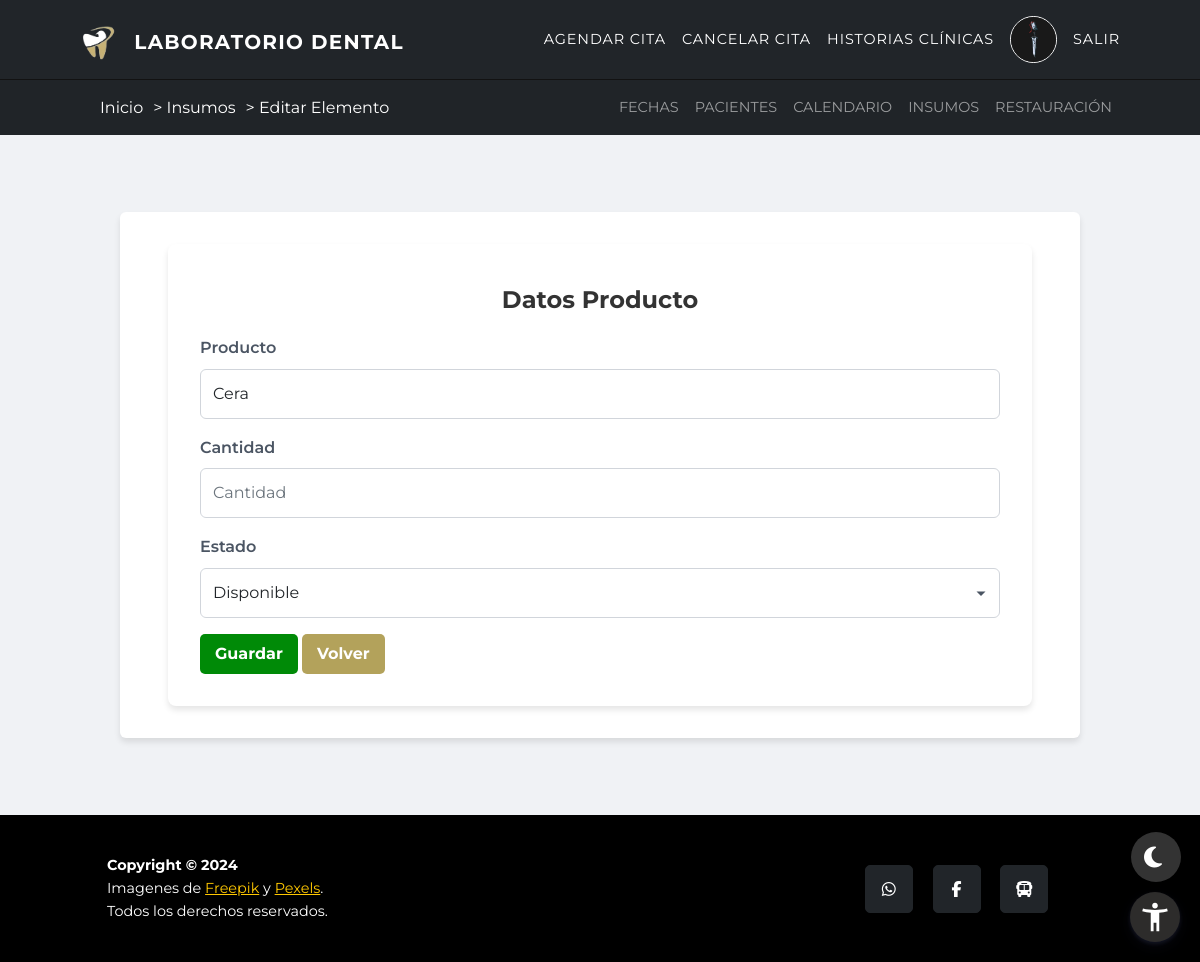
The app's page /editar-elementos/1 (signed in) with its own data.
### inicio/models.py (models this page shows, shortened)
class UserProfile(AbstractBaseUser, PermissionsMixin):
    TIPO_CHOICES = (
        (1, 'T.I'),
        (2, 'C.C'),
        (3, 'C.E'),
        (4, 'C.I'),
    )
    tipo = models.PositiveSmallIntegerField(choices=TIPO_CHOICES, default=2)
    documento = models.IntegerField(unique=True, validators=[validate_document_length])
    nombre = models.CharField(max_length=50)
    imagen = models.ImageField(upload_to='imagenes/', blank=True, null=True)
    direccion = models.CharField(max_length=100, null=True, blank=True)
    correo = models.EmailField(max_length=100, null=True, blank=True)
    ocupacion = models.CharField(max_length=50, null=True, blank=True)
    celular = models.CharField(max_length=15, null=True, blank=True)
    acudiente = models.CharField(max_length=50, null=True, blank=True)
    edad = models.PositiveSmallIntegerField(null=True, blank=True)
    is_active = models.BooleanField(default=True, null=True, blank=True)
    is_admin = models.BooleanField(default=False, null=True, blank=True)
    is_superuser = models.BooleanField(default=False, null=True, blank=True)
    is_staff = models.BooleanField(default=False)
    objects = UserProfileManager()
    USERNAME_FIELD = 'documento'
    REQUIRED_FIELDS = ['nombre', 'correo']

class Inventario(models.Model):
    ESTADO = (
        (1, 'Disponible'),
        (2, 'Agotado'),
    )
    producto = models.CharField(max_length=150, blank=True)
    cantidad = models.FloatField(default=0, validators=[MinValueValidator(0)])
    estado = models.PositiveSmallIntegerField(choices=ESTADO, default=1)

### inventario/views.py (the view)
# urls.py: path('editar-elementos/<int:id>', views.editarelementos, name="editarelementos"),
@never_cache
@login_required(login_url='acceso_denegado')
@user_passes_test(traer.es_superusuario, login_url='acceso_denegado')
def editarelementos(request, id):
    form_edelem = Inventario.objects.get(id=id)
    if request.method == 'POST':
        form = InventarioForm(request.POST, request.FILES, instance=form_edelem)
        if form.is_valid():
            form.save()
            return redirect('listelementos')
    else:
        form = InventarioForm(instance=form_edelem)
    return render(request, 'editarelementos.html', {'form': form})

### inicio/forms.py
class InventarioForm(forms.ModelForm):
    class Meta:
        model = Inventario
        fields = ['producto', 'cantidad', 'estado']
    estado = forms.ChoiceField(choices=Inventario.ESTADO)

### inicio/views.py (called while the page is built)
def es_superusuario(user):
    return user.is_superuser

### inventario/templates/editarelementos.html (shortened to what this page needs)
{% extends 'inicio.html' %}
{% load static %}
{% block titulo %}
<a href="{% url 'listelementos' %}" data-tooltip="Volver a la lista de inventario">Insumos</a>&gt; Editar Elemento
{% endblock %}
{% block extra_css %}
<link rel="stylesheet" href="{% static 'css/crear_elemento.css' %}?v2.1">
{% endblock %}
{% block content %}
<div class="historia">
    <div class="card">
        <div class="card-body">
            <h4 class="card-title" data-tooltip="Modifique los detalles del insumo">Datos Producto</h4>
            {% include 'formselementos.html' %}
        </div>
    </div>
</div>
{% endblock %}

### inicio/templates/inicio.html (shortened to what this page needs)
{% load static %}
<!DOCTYPE html>
<html lang="es">
<head>
  <link rel="stylesheet" href="https://cdn.jsdelivr.net/npm/bootstrap@5.3.2/dist/css/bootstrap.min.css"
 />
  <link rel="stylesheet" href="https://cdn.jsdelivr.net/npm/flatpickr/dist/flatpickr.min.css">
  <link rel="stylesheet" href="https://cdnjs.cloudflare.com/ajax/libs/font-awesome/6.5.2/css/all.min.css" />
  <link rel="stylesheet" href="https://cdn.jsdelivr.net/npm/sweetalert2@11.0.19/dist/sweetalert2.min.css" />
  <link rel="stylesheet" href="https://cdn.datatables.net/2.1.6/css/dataTables.jqueryui.min.css" />
  <link rel="stylesheet" href="https://cdn.datatables.net/2.1.6/css/dataTables.dataTables.min.css" />
  <link rel="stylesheet" href="https://cdn.datatables.net/buttons/3.1.2/css/buttons.dataTables.min.css" />
  <link rel="stylesheet" href="{% static 'css/inicio_dashboard2.css' %}?v3.3" />
  <link rel="stylesheet" href="{% static 'css/styles.css' %}?v2.9" />
  <link rel="stylesheet" href="{% static 'css/tablas.css' %}?v3.3">
  <link rel="stylesheet" href="{% static 'css/custom.css' %}?v1.9">
  <link rel="stylesheet" href="{% static 'css/dark_mode.css' %}?v2.4">
  <link rel="stylesheet" href="{% static 'css/htmlInicio.css' %}?v1.2">
  {% block extra_css %} {% endblock %}
</head>
<body id="page-top">
  <div class="menu">
    <nav class="navbar2 navbar-expand-lg navbar-dark fixed-top navbar-shrink" id="mainNav">
      <div class="container">
        <a class="navbar-brand d-flex align-items-center" href="{% url 'dashboard' %}"
          data-tooltip="Ir al Tablero Principal">
          <img src="{% static 'img/logo.png' %}" alt="Logo" class="img-fluid" style="max-height: 40px; width: auto;">
          <span class="labo ms-2 d-none d-sm-inline">LABORATORIO DENTAL</span>
        </a>
        <div class="collapse navbar-collapse" id="navbarResponsiveCombined">
          <ul class="navbar-nav text-uppercase ms-auto py-4 py-lg-0">
            <li class="nav-item">
              <a class="nav-link" href="{% url 'crearcitas' %}" data-tooltip="Programar una nueva cita">
                Agendar Cita
              </a>
            </li>
            <li class="nav-item">
              <a class="nav-link" href="{% url 'listcitas' %}" data-tooltip="Ver y cancelar citas existentes">
                Cancelar Cita
              </a>
            </li>
            <li class="nav-item">
              <a class="nav-link" href="{% url 'listhistorias' %}" data-tooltip="Acceder a historias clínicas">
                Historias Clínicas
              </a>
            </li>
            <li class="nav-item">
              <div class="profile-dropdown">
                <div onclick="toggle()" class="profile-dropdown-btn">
                  <a href="{% url 'configuracion' id=user.id %}" data-tooltip="Ver perfil y configuración">
                    <div class="profile-img">
                      {% if user.imagen %}
                      <img src="{{ user.imagen.url }}" alt="Profile Image" />
                      {% else %}
                      <img src="{% static 'img/user.png' %}" alt="Default Profile Image" />
                      {% endif %}
                    </div>
                  </a>
                </div>
              </div>
            </li>
            <li class="nav-item">
              <form method="post" action="{% url 'signout' %}" id="logout-form" style="display: inline">
                <a class="nav-link" href="#"
                  onclick="event.preventDefault(); document.getElementById('logout-form').submit();"
                  data-tooltip="Cerrar sesión">
                  Salir
                </a>
              </form>
            </li>
          </ul>
        </div>
      </div>
    </nav>
    <nav class="navbar navbar-expand-lg navbar-dark fixed-top second-navbar d-none d-lg-block">
      <div class="collapse navbar-collapse" id="navbarResponsive">
        <div class="container d-flex justify-content-center">
          <p id="home2">
          <div class="breadcrumbs">
            <a href="{% url 'dashboard' %}" data-tooltip="Volver al inicio">Inicio</a>&gt;&nbsp;
            {% block titulo %} {% endblock %}
          </div>
          </p>
          {% if user.is_superuser %}
          <ul class="navbar-nav text-uppercase ms-auto py-4 py-lg-0 d-flex justify-content-center">
            <li class="nav-item">
              <a class="nav-link" href="{% url 'listfechas' %}" data-tooltip="Gestionar fechas disponibles">Fechas</a>
            </li>
            <li class="nav-item">
              <a class="nav-link" href="{% url 'listcuentas' %}" data-tooltip="Ver lista de pacientes">Pacientes</a>
            </li>
            <li class="nav-item">
              <a class="nav-link" href="{% url 'calendario' %}" data-tooltip="Ver calendario de citas">Calendario</a>
            </li>
            <li class="nav-item">
              <a class="nav-link" href="{% url 'listelementos' %}"
                data-tooltip="Gestionar inventario de insumos">Insumos</a>
            </li>
            <li class="nav-item">
              <a class="nav-link" href="{% url 'backup_list' %}"
                data-tooltip="Gestionar copias de seguridad">Restauración</a>
            </li>
          </ul>
          {% endif %}
        </div>
      </div>
    </nav>
  </div>
  {% block content %} {% endblock %}
  <div class="bootFooter">
    <div class="dark-mode-toggle" id="darkModeToggle"> </div>
    <footer class="footer py-4">
      <div class="container">
        <div class="row align-items-center 1">
          <div class="col-lg-4 text-lg-start">
            <strong>Copyright © 2024</strong> <br>
            Imagenes de <a href="https://www.freepik.es/fotos-vectores-gratis/odontologia" target="_blank"
              data-tooltip="Visita Freepik">Freepik</a> y <a href="https://www.pexels.com/" target="_blank"
              data-tooltip="Visita Pexels">Pexels</a>. <br>
            Todos los derechos reservados.
          </div>
          <div class="col-lg-4 my-3 my-lg-0">
            <a class="btn btn-dark btn-social mx-2" href="https://api.whatsapp.com/send?phone=573222829221"
              aria-label="Whatsapp" data-social="Whatsapp" onclick="return openInteractiveWindow(this.href);"
              data-tooltip="Contáctanos por WhatsApp">
              <i class="fa-brands fa-whatsapp"></i>
            </a>
            <a class="btn btn-dark btn-social mx-2 2"
              href="https://www.facebook.com/profile.php?id=100042873386422&mibextid=ZbWKwL" aria-label="Facebook"
              data-social="Facebook" onclick="return openInteractiveWindow(this.href);"
              data-tooltip="Síguenos en Facebook">
              <i class="fa-brands fa-facebook-f"></i>
            </a>
            <a class="btn btn-dark btn-social mx-2 3" href="https://maps.app.goo.gl/ANEuUgRV9diJPPBv7" aria-label="Mapa"
              data-social="Mapa" onclick="return openInteractiveWindow(this.href);"
              data-tooltip="Encuéntranos en el mapa">
              <i class="fa-solid fa-bus"></i>
            </a>
          </div>
        </div>
      </div>
    </footer>
  </div>
</body>
</html>

### inventario/templates/formselementos.html (shortened to what this page needs)
<link rel="stylesheet" href="https://cdnjs.cloudflare.com/ajax/libs/parsley.js/2.9.2/parsley.css">
<form enctype="multipart/form-data" method="POST" data-parsley-validate>
    {% for field in form %}
    <div class="mb-3">
        <label for="{{ field.id_for_label }}" class="form-label">{{ field.label }}</label>
        {% if field.name == 'estado' %}
        <select class="form-select" name="{{ field.name }}" id="{{ field.id_for_label }}" required
            data-parsley-required-message="Este campo es obligatorio" data-tooltip="Seleccione el estado">
            {% for value, display_name in field.field.choices %}
            <option value="{{ value }}" {% if value == field.value %}selected{% endif %}>{{ display_name }}</option>
            {% endfor %}
        </select>
        {% else %}
        <input type="{{ field.field.widget.input_type|default:'text' }}" class="form-control" name="{{ field.name }}"
            id="{{ field.id_for_label }}" aria-describedby="helpId" placeholder="{{ field.label }}"
            value="{% if field.value %}{{ field.value }}{% endif %}" {% if field.field.required %}required{% endif %}
            data-parsley-required-message="Este campo es obligatorio"
            data-tooltip="Por favor, ingrese {{ field.label|lower }}" {% if field.field.widget.attrs %}{{ field.field.widget.attrs|safe }}{% endif %} required>
        {% endif %}
    </div>
    {% endfor %}
    <button type="submit" class="btn btn-success" data-tooltip="Guardar datos">Guardar</button>
    <a class="btn btn-warning" href="{% url 'listelementos' %}" data-tooltip="Volver a la lista de Insumos" role="button">Volver</a>
</form>

### static/css/styles.css (style rules this page uses)
:root { --primary-font: "Montserrat", -apple-system, BlinkMacSystemFont, "Segoe UI", Roboto, "Helvetica Neue", Arial, sans-serif, "Apple Color Emoji", "Segoe UI Emoji", "Segoe UI Symbol", "Noto Color Emoji"; }
* { margin: 0; padding: 0; box-sizing: border-box; }
body { display: flex; flex-direction: column; }
.historia { width: 80%; min-height: 85vh; display: flex; flex-direction: column; justify-content: center; margin: 0 auto; }
#home2 { font-family: var(--primary-font); font-size: clamp(0.85rem, 2.5vw, 1.5rem); width: fit-content; margin-left: 20px; }
input { width: 100%; color: #232323; font-size: clamp(0.85rem, 2.5vw, 1rem); border: none; outline: none; background: transparent; }
.navbar-nav { display: flex; align-items: center; }
.nav-item .nav-link { display: flex; align-items: center; font-size: clamp(0.85rem, 2vw, 0.9rem); }
#mainNav { z-index: 1000; }
.second-navbar { top: 80px; z-index: 999; background-color: #212529fa; }
.profile-dropdown { position: relative; width: fit-content; }
.profile-dropdown-btn { display: flex; align-items: center; justify-content: space-between; font-size: clamp(0.8rem, 2vw, 0.9rem); font-weight: 500; border-radius: 50px; cursor: pointer; border: 1px solid; color: #ffffff; }
.profile-img { width: clamp(40px, 7vw, 45px); height: clamp(40px, 7vw, 45px); border-radius: 50%; overflow: hidden; position: relative; }
.profile-img img { width: 100%; height: 100%; object-fit: cover; }
.breadcrumbs { display: flex; align-items: center; font-size: clamp(0.85rem, 2.5vw, 1rem); color: #ffffff; padding: 0; margin: 0; font-family: var(--primary-font); }
.breadcrumbs a { color: #ffffff; text-decoration: none; margin-right: 10px; transition: color 0.3s ease; }

### static/css/tablas.css (style rules this page uses)
.card { box-shadow: 0 10px 30px rgba(0, 0, 0, 0.1); overflow: hidden; }
.btn-success { background-color: #008a07; border: none; }
.card-body { flex: 1; padding: 30px; border-color: #000000; overflow-x: auto; }
.card-title { color: #333; font-size: 24px; font-weight: bold; margin-bottom: 20px; }
.btn { padding: 8px 15px; border-radius: 5px; font-weight: bold; transition: all 0.3s ease; }
.btn-warning { background-color: #8b7004a6; border: none; color: #ffff; }
.card { display: flex; flex-direction: column; border: none; box-shadow: 0 4px 6px rgba(0, 0, 0, 0.1); transition: all 0.3s ease; }
.card-header, .card-body { background-color: #f8f9fa; padding: 10px 20px; }
.form-control, .form-select { border-radius: 20px; border: 1px solid #e2e8f0; padding: 10px 15px; }
.form-label { font-weight: 600; color: #4a5568; }

### static/css/dark_mode.css (style rules this page uses)
.dark-mode-toggle { position: fixed; bottom: 80px; right: 19px; width: 50px; height: 50px; border-radius: 50%; background-color: #333; color: white; display: flex; justify-content: center; align-items: center; cursor: pointer; box-shadow: 0 2px 4px rgba(0, 0, 0, 0.2); transition: background-color 0.3s ease, transform 0.3s ease; padding: 0; margin: 0; font-size: 24px; }
.dark-mode-toggle { position: fixed; bottom: 80px; right: 19px; width: 50px; height: 50px; border-radius: 50%; background-color: #333; color: white; display: flex; justify-content: center; align-items: center; cursor: pointer; box-shadow: 0 2px 4px rgba(0, 0, 0, 0.2); transition: background-color 0.3s ease, transform 0.3s ease; padding: 0; margin: 0; font-size: 24px; z-index: 1000; }

### static/css/htmlInicio.css (style rules this page uses)
@media (min-width: 992px) { .navbar2 { padding-bottom: 0; } }

### static/css/crear_elemento.css (style rules this page uses)
body { font-family: "Montserrat", -apple-system, BlinkMacSystemFont, "Segoe UI", Roboto, "Helvetica Neue", Arial, sans-serif, "Apple Color Emoji", "Segoe UI Emoji", "Segoe UI Symbol", "Noto Color Emoji"; background-color: #f0f2f5; color: #333; line-height: 1.6; }
.card-body { width: 90%; margin: 2rem auto; background-color: #ffffff; border-radius: 8px; box-shadow: 0 4px 6px rgba(0, 0, 0, 0.1); padding: 2rem; }
.form-control, .form-select { width: 100%; padding: 0.75rem; margin-bottom: 1rem; border: 1px solid #d1d5db; border-radius: 6px; font-size: 1rem; transition: all 0.3s ease; }
.form-label { display: block; margin-bottom: 0.5rem; font-weight: 600; color: #4b5563; }
.mb-3 { transition: all 0.3s ease; }
.form-select { appearance: none; background-repeat: no-repeat; background-position: right 0.75rem center; background-size: 12px; }

### records on screen
UserProfile: imagen (picture)
Inventario: producto "Cera"

### other values on screen
{{ field.label }} "Producto" "Cantidad" "Estado"
form field estado "Disponible"
